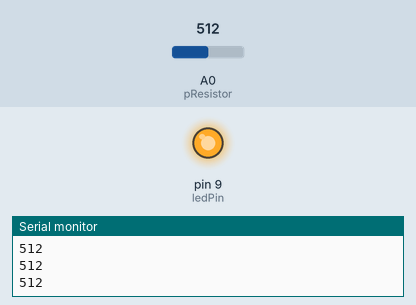
Bench run of a sketch on a simulated Arduino Uno, built with avr-gcc and run on an emulated ATmega328P. On the bench: output pins drawn as LEDs (lit = HIGH), the last lines printed to the serial monitor. Inputs (shaded band) come from the test bench; at power-on: A0 (pResistor) = 512.

Above: at 1.2 s.
1.3 s: A0 (pResistor) set to 492
At 2.0 s:
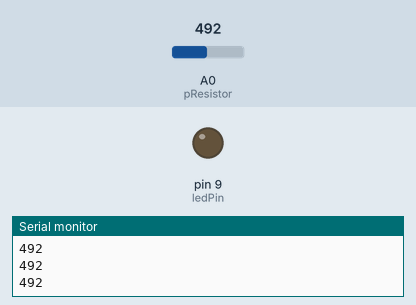
2.8 s: A0 (pResistor) set to 510
At 3.3 s:
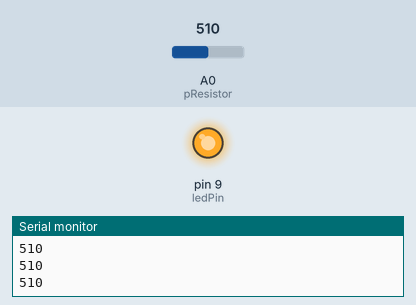
4.3 s: A0 (pResistor) set to 490
At 4.6 s:
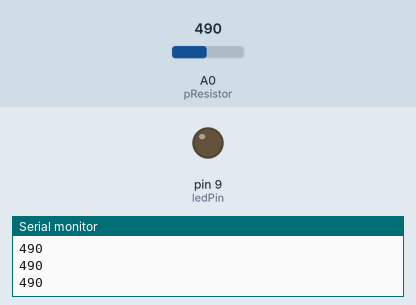
Timing chart, 0 to 7.3 s (numbered marks = the images above; inputs shaded):
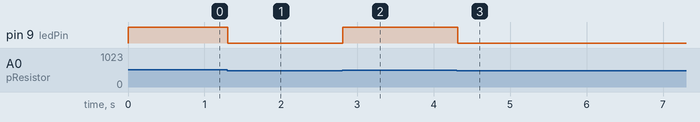

Measured:
- the behaviour switches between 500 and 499 on A0 (pResistor) (found by bisection; images 0 and 1)
- after the input at 1.3 s, pin 9 (ledPin): HIGH → LOW at once
- after the input at 2.8 s, pin 9 (ledPin): LOW → HIGH at once
- after the input at 4.3 s, pin 9 (ledPin): HIGH → LOW at once

The sketch:

photocell.ino
```cpp
/* Use a photoresistor (or photocell) to turn on an LED in the dark
   More info and circuit schematic: http://www.ardumotive.com/how-to-use-a-photoresistor-en.html
   Dev: Michalis Vasilakis // Date: 8/6/2015 // www.ardumotive.com */


//Constants
const int pResistor = A0; // Photoresistor at Arduino analog pin A0
const int ledPin=9;       // Led pin at Arduino pin 9

//Variables
int value;				  // Store value from photoresistor (0-1023)

void setup(){
 pinMode(ledPin, OUTPUT);  // Set lepPin - 9 pin as an output
 pinMode(pResistor, INPUT);// Set pResistor - A0 pin as an input (optional)
 Serial.begin(9600);
}

void loop(){
  value = analogRead(pResistor);
  Serial.println(value);

  //You can change value "25"
  if (value < 500){
    digitalWrite(ledPin, LOW);  //Turn led off
  }
  else{
    digitalWrite(ledPin, HIGH); //Turn led on
  }

  delay(100); //Small delay
}
```
